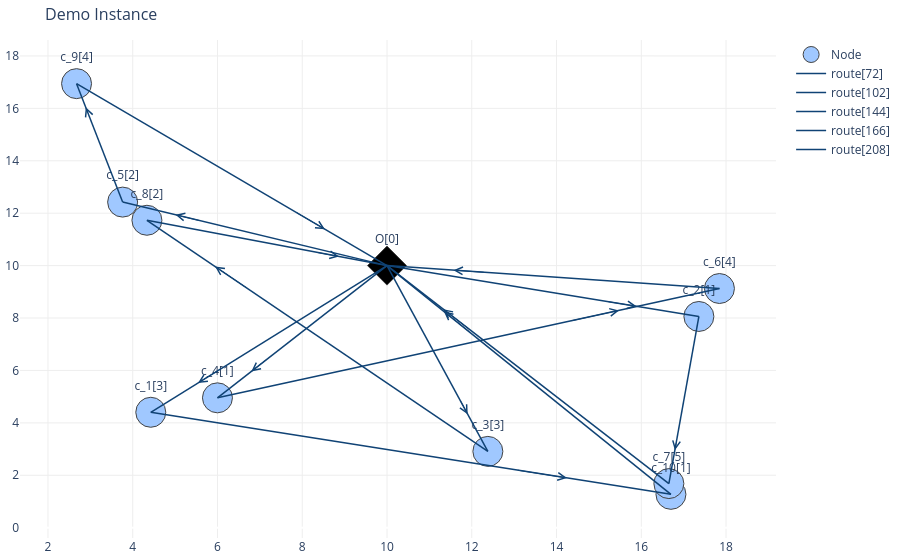

The cell this chart's notebook holds for it:
### Code cell
sol_obj_phaseI = pd.Series(phaseI_model.model.getVars())
sol_vec_phaseI = pd.DataFrame(index = sol_obj_phaseI.apply(lambda x:x.VarName))
sol_vec_phaseI['value'] = sol_obj_phaseI.apply(lambda x:x.X).values
optimal_routes_phaseI = sol_vec_phaseI.loc[sol_vec_phaseI['value']==1]
print(x.loc[['m','lr']][optimal_routes_phaseI.index])
formatted_routes_list_I = phaseI_model.getRoute4Plot(_route_name_list=optimal_routes_phaseI.index.to_list(), _colums_df=x,_route_config=edge_plot_config)
vis_sol.plot_network(formatted_routes_list_I,node_trace,_title="Demo Instance",_cus_dem=customer_demand)

### Figure 1 — Plotly figure (JSON) as saved in the notebook; plotly's stock layout.template omitted (floating-point values rounded to 4 significant figures)
{"data": [{"marker": {"color": [2, 2, 2, 2, 2, 2, 2, 2, 2, 2, 4], "colorscale": [[0, "rgb(0,0,0)"], [0.25, "rgb(230,0,0)"], [0.5, "rgb(230,210,0)"], [0.75, "rgb(255,255,255)"], [1, "rgb(160,200,255)"]], "line": {"width": 1}, "reversescale": true, "showscale": false, "size": 30, "symbol": ["circle", "circle", "circle", "circle", "circle", "circle", "circle", "circle", "circle", "circle", "diamond"]}, "mode": "markers+text", "name": "Node", "text": ["c_5[2]", "c_9[4]", "c_3[3]", "c_4[1]", "c_10[1]", "c_8[2]", "c_2[1]", "c_6[4]", "c_7[5]", "c_1[3]", "O[0]"], "textposition": "top center", "type": "scatter", "x": [3.762, 2.674, 12.38, 5.999, 16.7, 4.335, 17.36, 17.84, 16.65, 4.426, 10], "y": [12.42, 16.94, 2.912, 4.955, 1.272, 11.73, 8.059, 9.126, 1.683, 4.404, 10]}, {"hoverinfo": "text", "line": {"color": "#104375", "width": 1.5}, "mode": "lines+text", "name": "route[72]", "text": "", "textposition": "middle center", "type": "scatter", "x": [16.7, 10, null, 4.426, 16.7, null, 10, 4.426, null], "y": [1.272, 10, null, 4.404, 1.272, null, 10, 4.404, null]}, {"hoverinfo": "text", "line": {"color": "#104375", "width": 1.5}, "mode": "lines+text", "name": "route[102]", "text": "", "textposition": "middle center", "type": "scatter", "x": [10, 17.36, null, 17.36, 16.65, null, 16.65, 10, null], "y": [10, 8.059, null, 8.059, 1.683, null, 1.683, 10, null]}, {"hoverinfo": "text", "line": {"color": "#104375", "width": 1.5}, "mode": "lines+text", "name": "route[144]", "text": "", "textposition": "middle center", "type": "scatter", "x": [12.38, 4.335, null, 10, 12.38, null, 4.335, 10, null], "y": [2.912, 11.73, null, 10, 2.912, null, 11.73, 10, null]}, {"hoverinfo": "text", "line": {"color": "#104375", "width": 1.5}, "mode": "lines+text", "name": "route[166]", "text": "", "textposition": "middle center", "type": "scatter", "x": [10, 5.999, null, 5.999, 17.84, null, 17.84, 10, null], "y": [10, 4.955, null, 4.955, 9.126, null, 9.126, 10, null]}, {"hoverinfo": "text", "line": {"color": "#104375", "width": 1.5}, "mode": "lines+text", "name": "route[208]", "text": "", "textposition": "middle center", "type": "scatter", "x": [3.762, 2.674, null, 10, 3.762, null, 2.674, 10, null], "y": [12.42, 16.94, null, 10, 12.42, null, 16.94, 10, null]}], "layout": {"annotations": [{"arrowcolor": "#104375", "arrowhead": 5, "arrowsize": 1.5, "ax": 12.01, "axref": "x", "ay": 7.382, "ayref": "y", "showarrow": true, "x": 11.34, "xref": "x", "y": 8.254, "yref": "y"}, {"arrowcolor": "#104375", "arrowhead": 5, "arrowsize": 1.5, "ax": 13.02, "axref": "x", "ay": 2.212, "ayref": "y", "showarrow": true, "x": 14.24, "xref": "x", "y": 1.899, "yref": "y"}, {"arrowcolor": "#104375", "arrowhead": 5, "arrowsize": 1.5, "ax": 6.098, "axref": "x", "ay": 6.083, "ayref": "y", "showarrow": true, "x": 5.54, "xref": "x", "y": 5.523, "yref": "y"}, {"arrowcolor": "#104375", "arrowhead": 5, "arrowsize": 1.5, "ax": 15.15, "axref": "x", "ay": 8.642, "ayref": "y", "showarrow": true, "x": 15.89, "xref": "x", "y": 8.448, "yref": "y"}, {"arrowcolor": "#104375", "arrowhead": 5, "arrowsize": 1.5, "ax": 16.86, "axref": "x", "ay": 3.596, "ayref": "y", "showarrow": true, "x": 16.79, "xref": "x", "y": 2.958, "yref": "y"}, {"arrowcolor": "#104375", "arrowhead": 5, "arrowsize": 1.5, "ax": 12.0, "axref": "x", "ay": 7.505, "ayref": "y", "showarrow": true, "x": 11.33, "xref": "x", "y": 8.337, "yref": "y"}, {"arrowcolor": "#104375", "arrowhead": 5, "arrowsize": 1.5, "ax": 6.748, "axref": "x", "ay": 9.084, "ayref": "y", "showarrow": true, "x": 5.944, "xref": "x", "y": 9.966, "yref": "y"}, {"arrowcolor": "#104375", "arrowhead": 5, "arrowsize": 1.5, "ax": 11.67, "axref": "x", "ay": 5.038, "ayref": "y", "showarrow": true, "x": 11.9, "xref": "x", "y": 4.329, "yref": "y"}, {"arrowcolor": "#104375", "arrowhead": 5, "arrowsize": 1.5, "ax": 8.3, "axref": "x", "ay": 10.52, "ayref": "y", "showarrow": true, "x": 8.867, "xref": "x", "y": 10.35, "yref": "y"}, {"arrowcolor": "#104375", "arrowhead": 5, "arrowsize": 1.5, "ax": 7.199, "axref": "x", "ay": 6.469, "ayref": "y", "showarrow": true, "x": 6.799, "xref": "x", "y": 5.964, "yref": "y"}, {"arrowcolor": "#104375", "arrowhead": 5, "arrowsize": 1.5, "ax": 14.29, "axref": "x", "ay": 7.874, "ayref": "y", "showarrow": true, "x": 15.48, "xref": "x", "y": 8.291, "yref": "y"}, {"arrowcolor": "#104375", "arrowhead": 5, "arrowsize": 1.5, "ax": 12.35, "axref": "x", "ay": 9.738, "ayref": "y", "showarrow": true, "x": 11.57, "xref": "x", "y": 9.825, "yref": "y"}, {"arrowcolor": "#104375", "arrowhead": 5, "arrowsize": 1.5, "ax": 3.001, "axref": "x", "ay": 15.59, "ayref": "y", "showarrow": true, "x": 2.892, "xref": "x", "y": 16.04, "yref": "y"}, {"arrowcolor": "#104375", "arrowhead": 5, "arrowsize": 1.5, "ax": 5.633, "axref": "x", "ay": 11.7, "ayref": "y", "showarrow": true, "x": 5.009, "xref": "x", "y": 11.94, "yref": "y"}, {"arrowcolor": "#104375", "arrowhead": 5, "arrowsize": 1.5, "ax": 7.802, "axref": "x", "ay": 12.08, "ayref": "y", "showarrow": true, "x": 8.535, "xref": "x", "y": 11.39, "yref": "y"}], "hovermode": "closest", "margin": {"b": 20, "l": 5, "r": 5, "t": 40}, "plot_bgcolor": "rgba(0,0,0,0)", "showlegend": true, "title": {"font": {"size": 16}, "text": "Demo Instance"}, "xaxis": {"gridcolor": "#eee", "showgrid": true, "showticklabels": true, "zeroline": true}, "yaxis": {"gridcolor": "#eee", "showgrid": true, "showticklabels": true, "zeroline": true}}}
